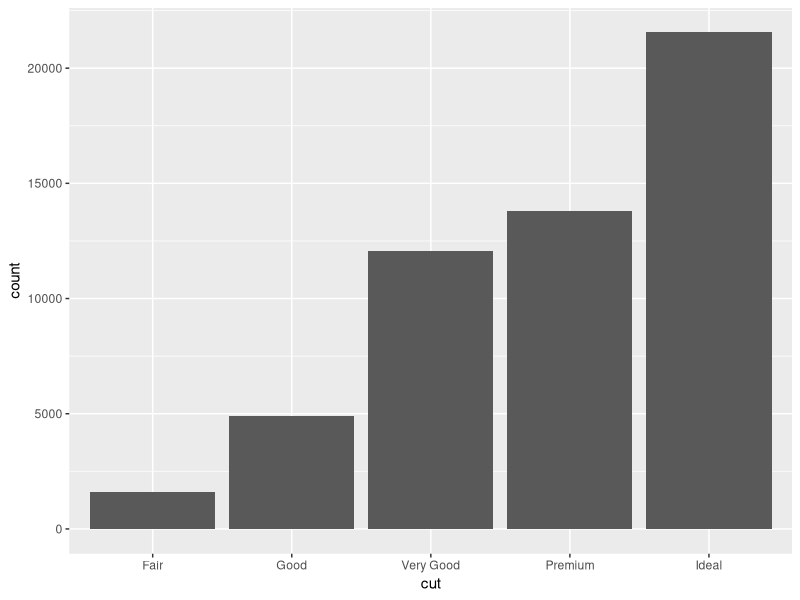
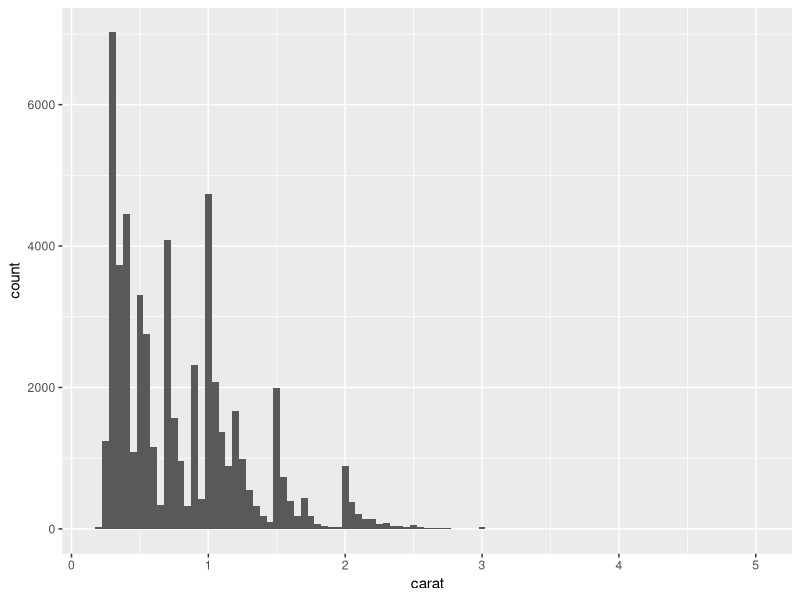
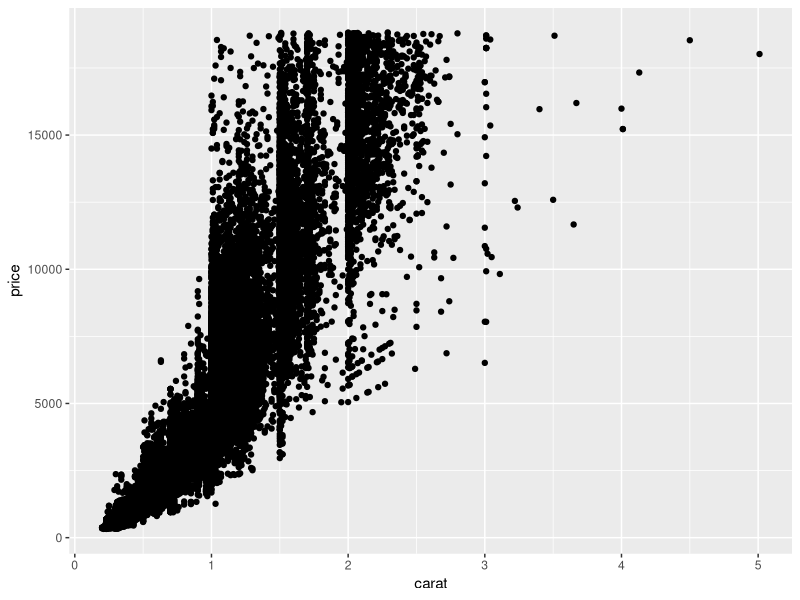

Here is the R script that generated these plots, in order:

#Exploratory Data Analysis in R using Diamonds Dataset

library("tidyverse")
data()
#create bargraph for cut variable
diamondsdata= diamonds
ggplot(data = diamonds) +
  geom_bar(mapping = aes(x = cut))

# create histogram with variables caret
diamondsdata= diamonds
ggplot(data = diamonds) +
  geom_histogram(mapping = aes(x = carat),binwidth =.05)


#typical values/descriptive stats
mean(diamondsdata$carat)
median(diamondsdata$carat)
mode(diamondsdata$carat)

mean(diamondsdata$price)
median(diamondsdata$price)
mode(diamondsdata$price)

#Scatter plot


diamondsdata= diamonds
ggplot(data = diamonds) +
  geom_point(mapping = aes(x =carat,y=price))

